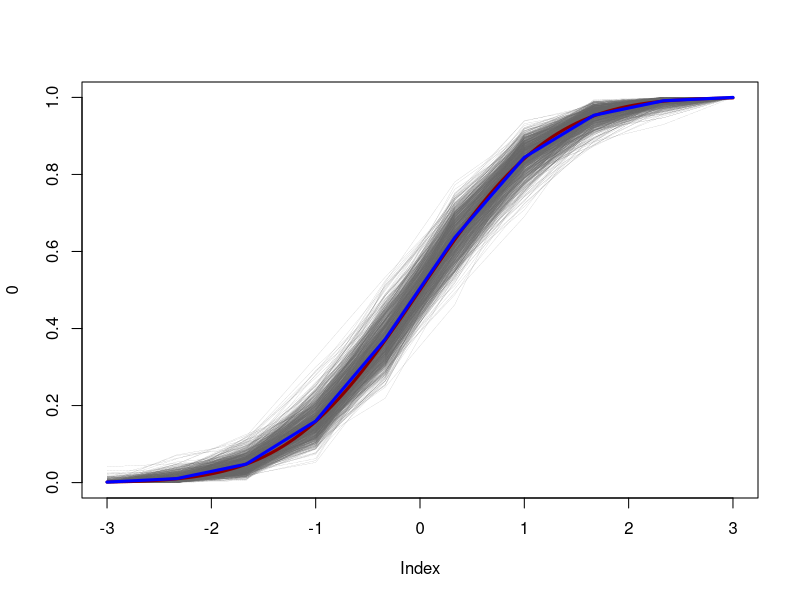

Recreate this plot in R.
library(MCMCpack)

rdir <- function(N,a) {
  k <- length(a)
  x <- matrix(rgamma(k*N, a, 1), N, k, byrow=T)
  rowsums <- x %*% rep(1,k)
  x / as.vector(rowsums)
}

# Using the dirichlet distribution from gamma's
dp <- function(N=1,pG,a,xlim=c(0,1),n=1000) {
  x <- seq(xlim[1],xlim[2],length=n)
  x <- sort(c(-1e1000,x))
  dG0 <- pG(x[-1]) - pG(x[-length(x)])
  out <- rdir(N,a*dG0)
  G <- t(apply(out,1,cumsum))
  list("G"=G, "x"= x[-1])
}

########
N <- 1000
a <- 100
xlim <- c(-3,3)
n <- 10
pG <- function(x) pnorm(x)

X <- dp(N=N,pG=pG,a=a,xlim=xlim,n=n)
plot(0,xlim=range(X$x),ylim=c(0,1),cex=0)
for (i in 1:nrow(X$G)) {
  lines(X$x,X$G[i,],type="l",col=rgb(.4,.4,.4),lwd=.1)
}
curve(pnorm,add=T,col="darkred",lwd=3)
EG <- apply(X$G,2,mean)
lines(X$x,EG,col="blue",lwd=3)
